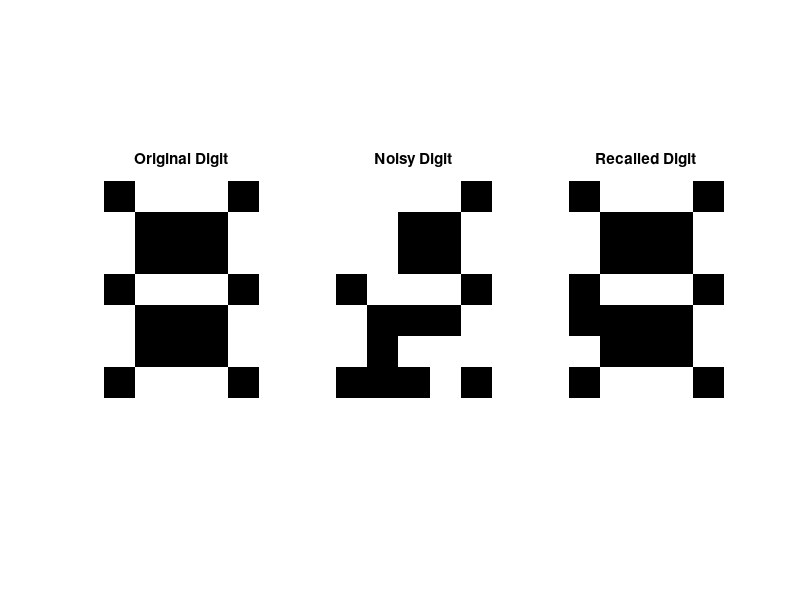

Recreate this plot in MATLAB.
clc;
clear;
close all;

%% Pattern Storage of 10 Digits using Discrete Hopfield Network
% 7 x 5 patterns for digits 0 to 9

%% Define digit patterns

D{1} = [
    0 1 1 1 0;
    1 0 0 0 1;
    1 0 0 1 1;
    1 0 1 0 1;
    1 1 0 0 1;
    1 0 0 0 1;
    0 1 1 1 0
];

D{2} = [
    0 0 1 0 0;
    0 1 1 0 0;
    0 0 1 0 0;
    0 0 1 0 0;
    0 0 1 0 0;
    0 0 1 0 0;
    0 1 1 1 0
];

D{3} = [
    0 1 1 1 0;
    1 0 0 0 1;
    0 0 0 0 1;
    0 0 1 1 0;
    0 1 0 0 0;
    1 0 0 0 0;
    1 1 1 1 1
];

D{4} = [
    1 1 1 1 0;
    0 0 0 0 1;
    0 0 0 1 0;
    0 0 1 1 0;
    0 1 0 1 0;
    1 1 1 1 1;
    0 0 0 1 0
];

D{5} = [
    1 1 1 1 1;
    1 0 0 0 0;
    1 0 0 0 0;
    1 1 1 1 0;
    0 0 0 0 1;
    0 0 0 0 1;
    1 1 1 1 0
];

D{6} = [
    0 1 1 1 0;
    1 0 0 0 0;
    1 0 0 0 0;
    1 1 1 1 0;
    1 0 0 0 1;
    1 0 0 0 1;
    0 1 1 1 0
];

D{7} = [
    1 1 1 1 1;
    0 0 0 0 1;
    0 0 0 1 0;
    0 0 1 0 0;
    0 1 0 0 0;
    0 1 0 0 0;
    0 1 0 0 0
];

D{8} = [
    0 1 1 1 0;
    1 0 0 0 1;
    1 0 0 0 1;
    0 1 1 1 0;
    1 0 0 0 1;
    1 0 0 0 1;
    0 1 1 1 0
];

D{9} = [
    0 1 1 1 0;
    1 0 0 0 1;
    1 0 0 0 1;
    0 1 1 1 1;
    0 0 0 0 1;
    0 0 0 0 1;
    0 1 1 1 0
];

D{10} = [
    0 1 1 1 0;
    1 0 0 0 1;
    1 0 0 0 1;
    0 1 1 1 1;
    0 0 0 0 1;
    0 0 0 0 1;
    0 1 1 1 0
];

%% Convert patterns to bipolar form
P = zeros(35,10);

for k = 1:10
    temp = D{k};
    temp(temp == 0) = -1;
    P(:,k) = temp(:);
end

%% Calculate Hopfield weight matrix
W = P * P';

% Remove self-connections
W(1:36:end) = 0;

%% Test digit 8
testDigit = 8;
x = P(:,testDigit);

%% Add noise
noiseLevel = 0.15;

rng(1);

noise = rand(size(x)) < noiseLevel;

xNoisy = x;
xNoisy(noise) = -xNoisy(noise);

%% Recall using Hopfield Network
xRecall = xNoisy;

for iteration = 1:20

    oldState = xRecall;

    for i = 1:35

        net = W(i,:) * xRecall;

        if net >= 0
            xRecall(i) = 1;
        else
            xRecall(i) = -1;
        end

    end

    if isequal(xRecall,oldState)
        break;
    end

end

%% Identify recalled digit
similarity = P' * xRecall;

[~,index] = max(similarity);

recalledDigit = index - 1;

fprintf('Original Digit = %d\n',testDigit);
fprintf('Recalled Digit = %d\n',recalledDigit);
fprintf('Number of Iterations = %d\n',iteration);

%% Display results
figure;

subplot(1,3,1);
imagesc(reshape(x,7,5));
axis image;
axis off;
title('Original Digit');

subplot(1,3,2);
imagesc(reshape(xNoisy,7,5));
axis image;
axis off;
title('Noisy Digit');

subplot(1,3,3);
imagesc(reshape(xRecall,7,5));
axis image;
axis off;
title('Recalled Digit');

colormap(gray);
